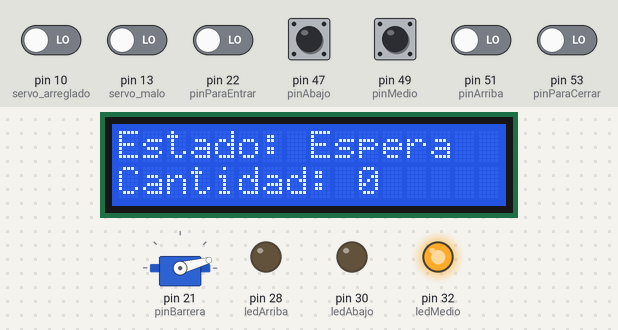
A sketch run on a simulated Arduino Mega 2560, built with avr-gcc and run on an emulated ATmega2560. Shown: 16×2 character LCD, servo, output pins drawn as LEDs (lit = HIGH). The test bench sets the inputs (shaded band); at power-on: pin 47 (pinAbajo), pin 49 (pinMedio) HIGH, pin 10 (servo_arreglado), pin 13 (servo_malo), pin 22 (pinParaEntrar), pin 51 (pinArriba), pin 53 (pinParaCerrar) LOW.

Above: at 1.2 s.
1.3 s: pin 13 (servo_malo) driven HIGH
At 2.2 s:
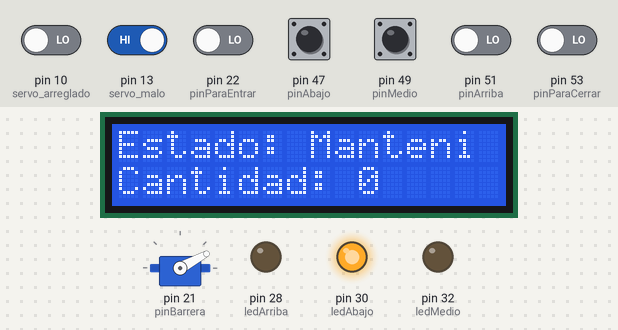
2.8 s: pin 10 (servo_arreglado) driven HIGH
At 3.3 s:
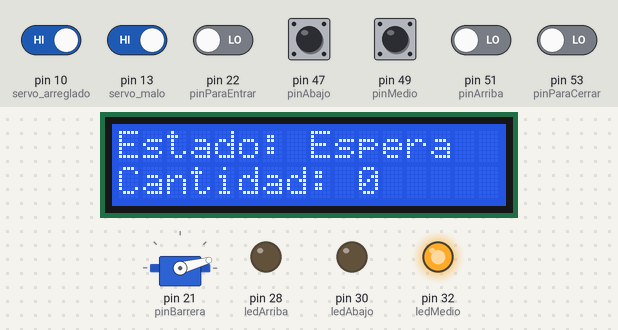
4.3 s: pin 10 (servo_arreglado) driven LOW
At 5.7 s:
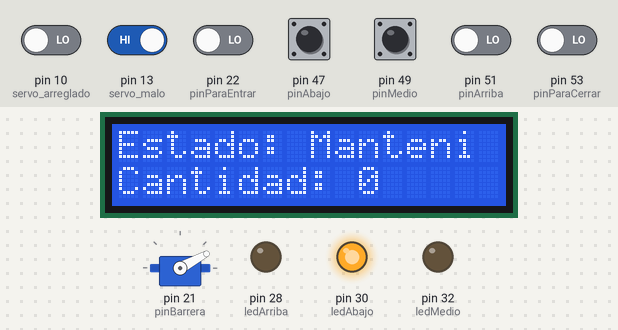
Timing chart, 0 to 7.3 s (numbered marks = the images above; inputs shaded):
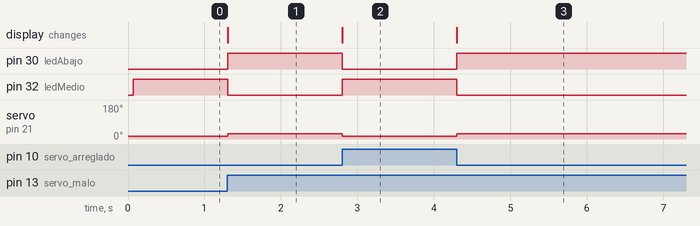

Measured:
- after the input at 1.3 s, pin 30 (ledAbajo): LOW → HIGH at once; pin 32 (ledMedio): HIGH → LOW at once; servo on pin 21 (pinBarrera): 15° → 28° at once; the display: changes at once (image 1)
- after the input at 2.8 s, pin 30 (ledAbajo): HIGH → LOW at once; pin 32 (ledMedio): LOW → HIGH at once; servo on pin 21 (pinBarrera): 28° → 15° at once; the display: changes at once (image 2)
- after the input at 4.3 s, pin 30 (ledAbajo): LOW → HIGH at once; pin 32 (ledMedio): HIGH → LOW at once; servo on pin 21 (pinBarrera): 15° → 28° at once; the display: changes at once (image 3)

The sketch:

parking.ino
```cpp
#include<Servo.h>
#include <LiquidCrystal.h>

#define sEspera 1
#define sAbrir 2
#define sAbierto 3
#define sCerrar 4
#define sMantenimiento 5

Servo barrera;
int pinBarrera = 21;

int coches = 0;

int estado = sEspera;
String mensaje = "Espera";

int pinParaEntrar = 22;
int pinParaCerrar = 53;

int pinAbajo = 47;
int pinArriba = 51;
int pinMedio = 49;

int ledAbajo = 30;
int ledArriba = 28;
int ledMedio = 32;

int servo_malo = 13;
int servo_arreglado = 10;

LiquidCrystal lcd(12, 11, 5, 4, 3, 2);

int tiempoAbierto = 0;
int valor = 9;

boolean sefue = false;
void setup() {
  Serial.begin(9600);

  lcd.begin(16, 2);
  lcd.print("Estado: ");
  lcd.setCursor(0, 1);
  lcd.print("Cantidad: 0");
  lcd.setCursor(8, 0);
  lcd.print("Bueno");

  pinMode(pinParaEntrar,INPUT);
  pinMode(pinParaCerrar,INPUT);


  pinMode(pinAbajo,INPUT);
  pinMode(pinArriba,INPUT);
  pinMode(pinMedio,INPUT);

  pinMode(ledAbajo,OUTPUT);
  pinMode(ledArriba,OUTPUT);
  pinMode(ledMedio,OUTPUT);


  pinMode(servo_malo,INPUT);
  pinMode(servo_arreglado,INPUT);

  barrera.attach(pinBarrera);
}

void loop() {

    int irEntrar =  digitalRead(pinParaEntrar);
    int irCerrar =  digitalRead(pinParaCerrar);

    int irBajo   =  digitalRead(pinAbajo);
    int irArriba =  digitalRead(pinArriba);
    int irMedio  =  digitalRead(pinMedio);


    if (digitalRead(servo_malo) == HIGH)  {
        estado = sMantenimiento;
    }

      if (digitalRead(servo_arreglado) == HIGH) {
      estado = sEspera;
    }


    if (coches >= 5) {
      mensaje = "FULL :(";
      showLCD(mensaje);
    } else {
      switch(estado){
        case sEspera:
          barreraMedia();

          mensaje = "Espera ";
          showLCD(mensaje);

          if(irEntrar == 1){
            estado = sAbrir;
          }

          break;

        case sAbrir:
          mensaje = "Carro  ";
          showLCD(mensaje);

          barreraArriba();


          if(irBajo == 0 ){
            estado = sAbierto;
          }
        break;
        case sAbierto:

          mensaje = "Abierto";
          showLCD(mensaje);

          tiempoAbierto = millis() / 1000;

          // lcd.setCursor(13, 1);
          // lcd.print(tiempoAbierto);


          if(tiempoAbierto == 9 ){
            sefue = true;
            estado = sCerrar;
          }

          if(irCerrar == 1 ){
            sefue = false;
            estado = sCerrar;
          }

        break;
        case sCerrar:
          barreraMedia();

          Serial.println(irMedio);
          if(irMedio == 0){
            estado = sEspera;
            coches = coches + 1;
            lcd.setCursor(10, 1);
            lcd.print(coches);
          }
        break;
        case sMantenimiento:
          mensaje = "Manteni";
          showLCD(mensaje);

          barreraBaja();
          if(irArriba == 1){
            estado = sMantenimiento;
          }
        break;
      }

    }
}

void barreraArriba(){
  digitalWrite(ledAbajo, LOW);
  digitalWrite(ledArriba, HIGH);
  digitalWrite(ledMedio, LOW);
  barrera.write(3);
}

void barreraMedia(){
  digitalWrite(ledAbajo, LOW);
  digitalWrite(ledArriba, LOW);
  digitalWrite(ledMedio, HIGH);
  barrera.write(15);
}

void barreraBaja(){
  digitalWrite(ledAbajo, HIGH);
  digitalWrite(ledArriba, LOW);
  digitalWrite(ledMedio, LOW);
  barrera.write(28);
}

void showLCD(String mensaje) {
  lcd.setCursor(8, 0);
  lcd.print(mensaje);
}
```
